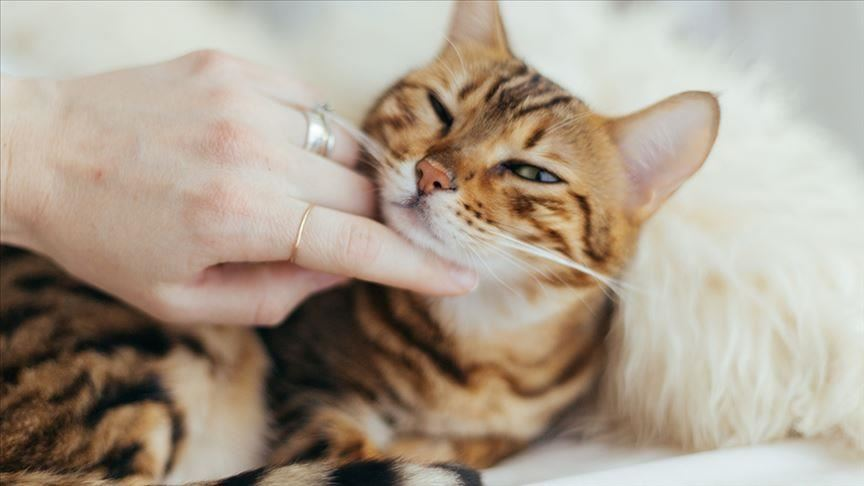
#> input picture testdata/cat.jpg, 864 x 486 px
$ jupyter execute 'Day16_高斯模糊找輪廓_GaussianBlur_Canny.ipynb'
#> lines starting #> are read from the running program, lines starting #| are printed output that depends on the picture
[cell 1]
import cv2
import numpy as np
import matplotlib.pyplot as plt
import glob
from IPython.display import clear_output

[cell 2]
def show_img(img):
    plt.style.use('dark_background')
    plt.figure(figsize=(10,10))
    image_rgb = cv2.cvtColor(img, cv2.COLOR_BGR2RGB)
    plt.imshow(image_rgb)
    plt.show()

[cell 3]
# 高斯模糊(高斯平滑)，與計算核心大小
def do_GaussianBlur(gray):
    kernel_size = 5
    blur_gray = cv2.GaussianBlur(gray,(kernel_size, kernel_size), 0)
    return blur_gray

[cell 4]
# Canny邊緣運算
def do_Canny(blur_gray):
    low_threshold = 10
    high_threshold = 90
    edges = cv2.Canny(blur_gray, low_threshold, high_threshold)
    return edges

[cell 5]
def img_processing(img):
    # do something here

    print("Gray image:")
    gray = cv2.cvtColor(img, cv2.COLOR_BGR2GRAY) # start from BGR -> gray
    show_img(gray)

    print("GaussianBlur image:")
    blur_img = do_GaussianBlur(gray)
    show_img(blur_img)

    print("Canny edges:")
    edges = do_Canny(blur_img)
    show_img(edges)

#     # ---------------- 印出結果圖表 ---------------- #

    plt.figure(figsize=(15,10))

    plt.subplot(1, 3, 1)
    plt.imshow(cv2.cvtColor(img, cv2.COLOR_BGR2RGB))
    plt.title("Origin picture", {'fontsize':20})

    plt.subplot(1, 3, 2)
    plt.imshow(cv2.cvtColor(blur_img, cv2.COLOR_BGR2RGB))
    plt.title("GaussianBlur", {'fontsize':20})


    plt.subplot(1, 3, 3)
    plt.imshow(cv2.cvtColor(edges, cv2.COLOR_BGR2RGB))
    plt.title("Canny", {'fontsize':20})

    plt.show()

[cell 6]
def draw_cirlces(img, circle_mid, color, radius):
    cv2.circle(img, circle_mid, radius, color, -1)

    return img

[cell 7]
# [9 lines of commented-out code are left out]

file_name = "./testdata/cat.jpg"
origin_img = cv2.imread(file_name)
#> origin_img is the input picture: shape (486, 864, 3); mean B, G, R 142.7, 158.4, 171.5
print("origin picture:")
show_img(origin_img)


img_processing(origin_img)
#> in img_processing, `gray = cv2.cvtColor(img, cv2.COLOR_BGR2GRAY)`:
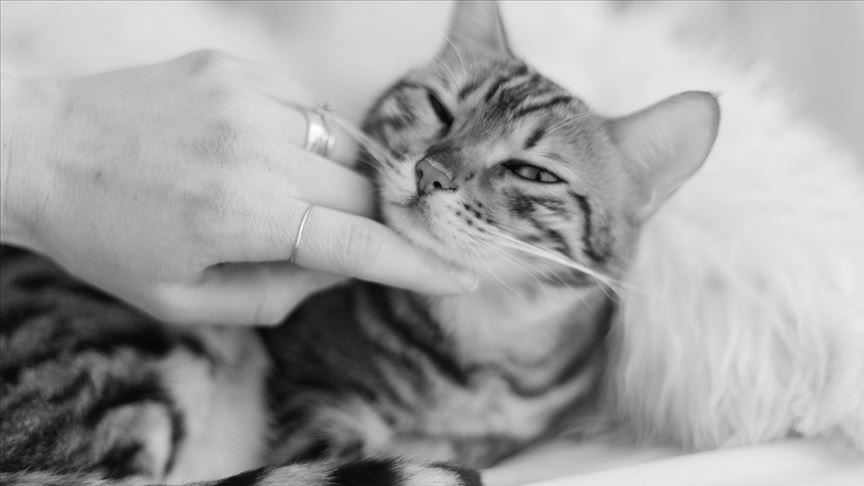
#> gray: shape (486, 864); min 3, max 254, mean 160.5
#> in do_Canny, `edges = cv2.Canny(blur_gray, low_threshold, high_threshold)`:
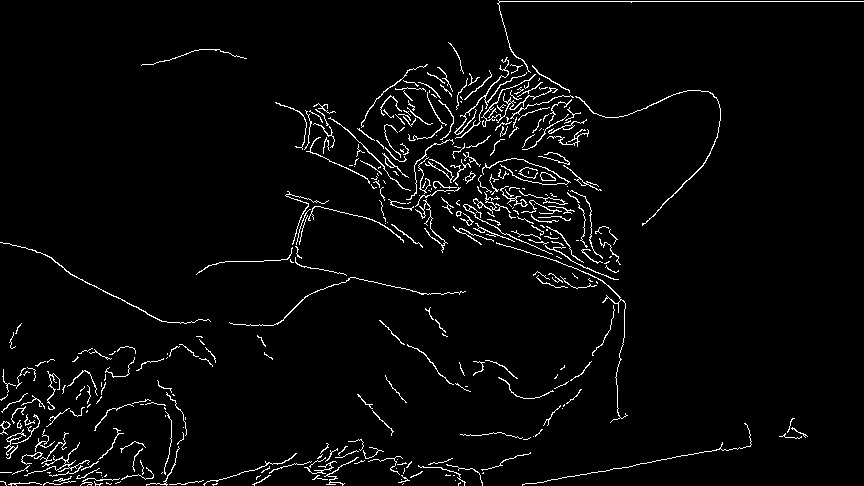
#> edges: shape (486, 864); 3.3% white in thin lines or dots

$ run again, with testdata/backkiller.jpg copied over testdata/cat.jpg
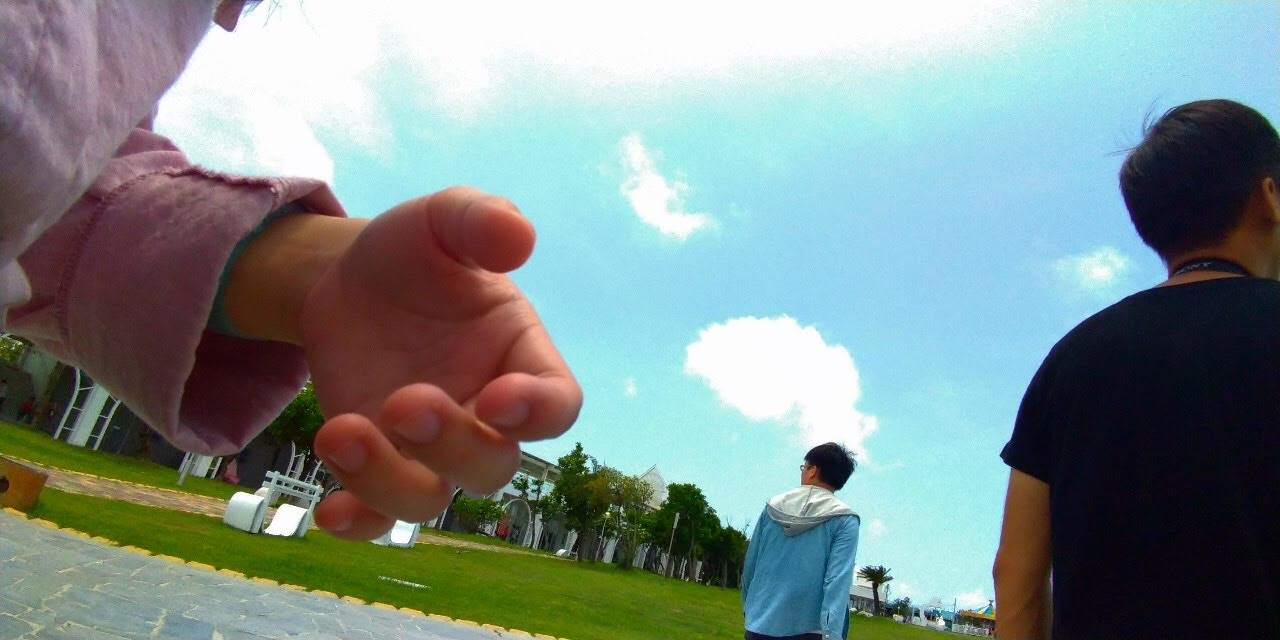
#> input picture testdata/backkiller.jpg, 1280 x 640 px
#> origin_img is the input picture: shape (640, 1280, 3); mean B, G, R 140.4, 143.1, 127.8
#> in img_processing, `gray = cv2.cvtColor(img, cv2.COLOR_BGR2GRAY)`:
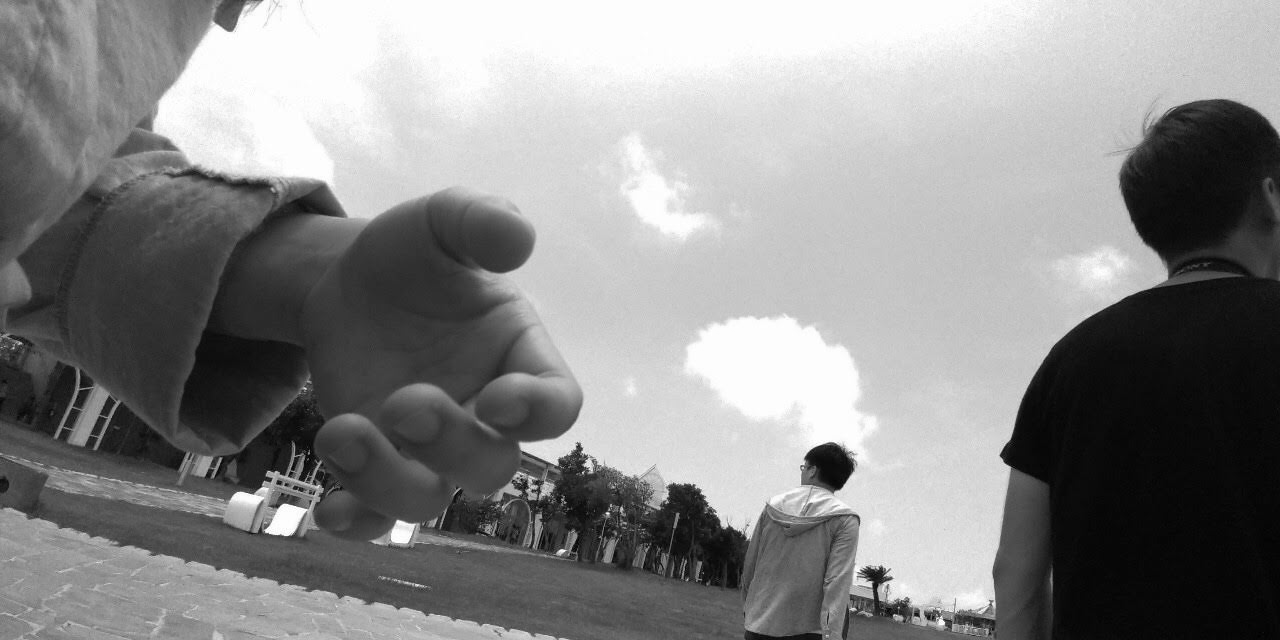
#> gray: shape (640, 1280); min 0, max 255, mean 138.2
#> in do_Canny, `edges = cv2.Canny(blur_gray, low_threshold, high_threshold)`:
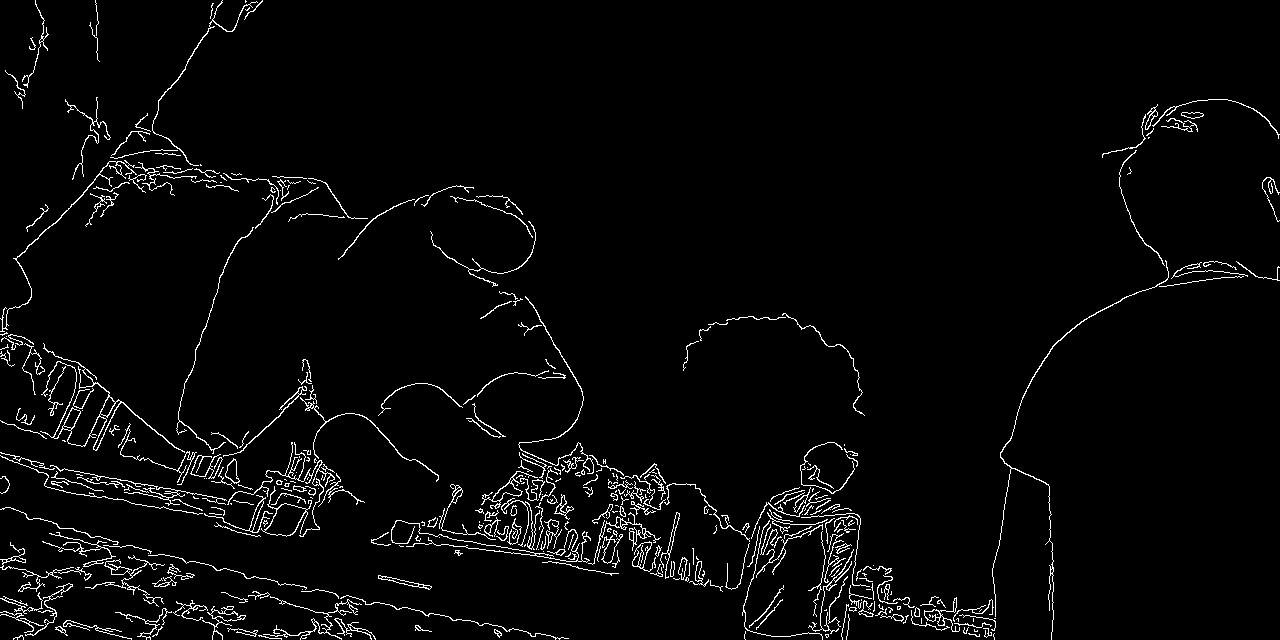
#> edges: shape (640, 1280); 3.1% white in thin lines or dots

$ run again, with testdata/beach.jpg copied over testdata/cat.jpg
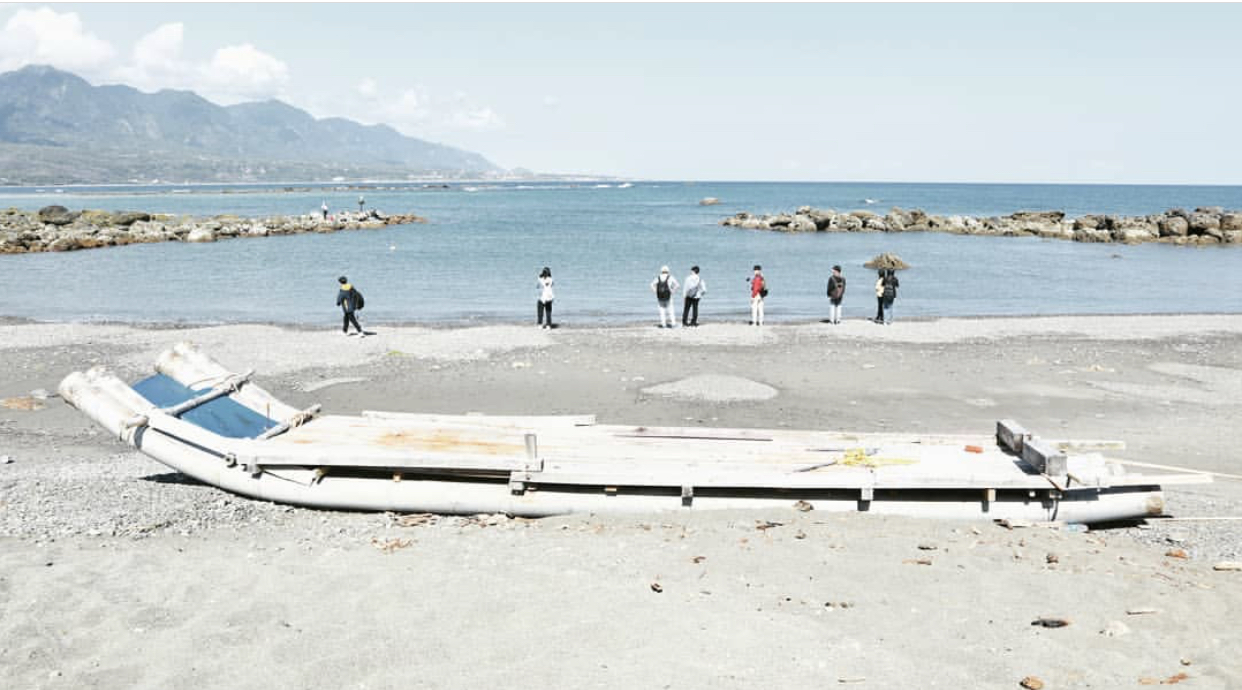
#> input picture testdata/beach.jpg, 1242 x 690 px
#> origin_img is the input picture: shape (690, 1242, 3); mean B, G, R 210.1, 209.7, 202.7
#> in img_processing, `gray = cv2.cvtColor(img, cv2.COLOR_BGR2GRAY)`:
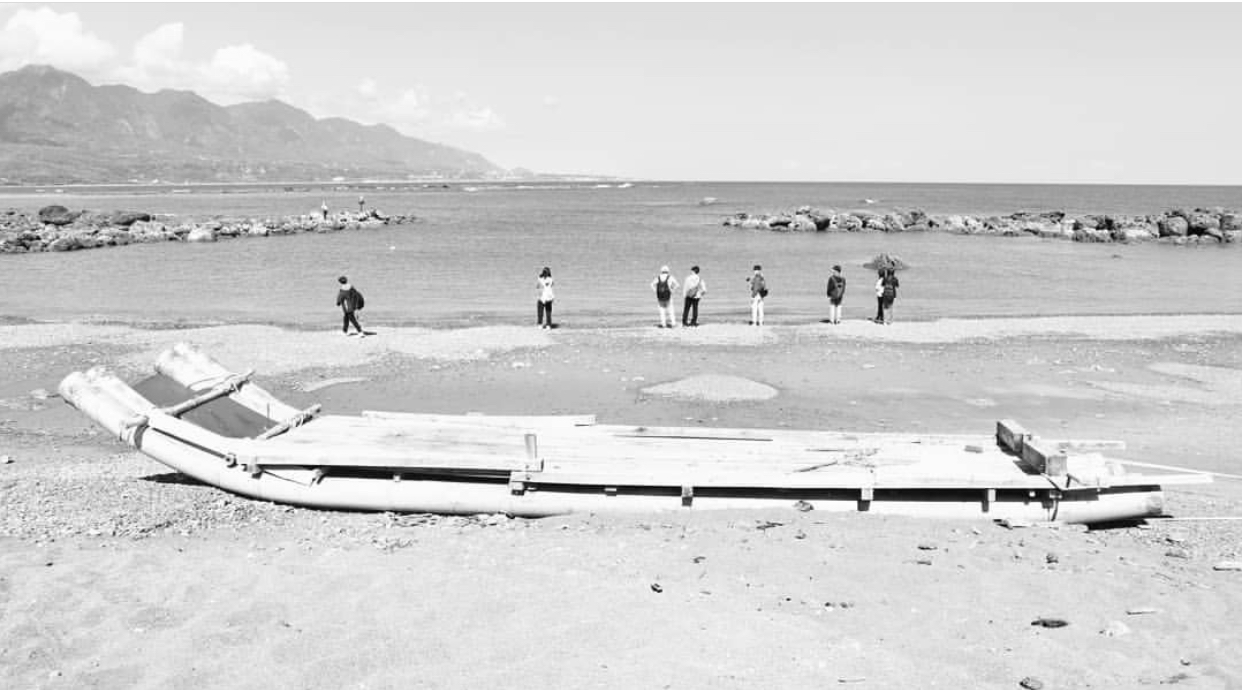
#> gray: shape (690, 1242); min 1, max 255, mean 207.7
#> in do_Canny, `edges = cv2.Canny(blur_gray, low_threshold, high_threshold)`:
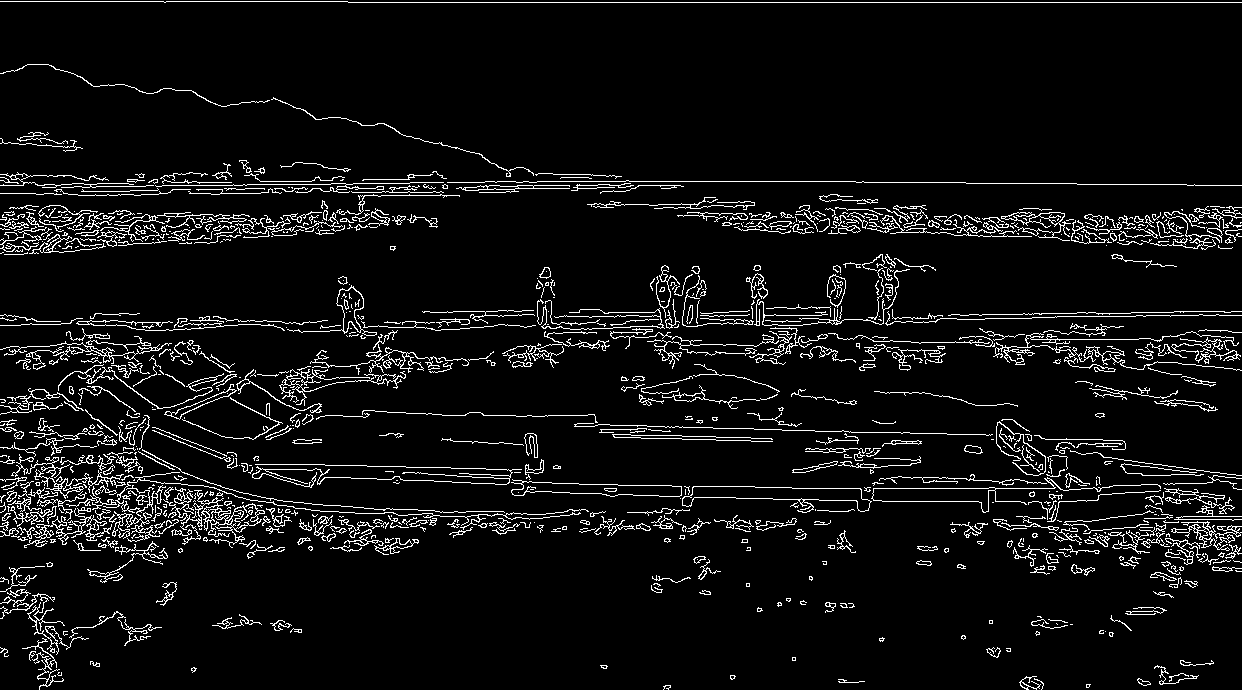
#> edges: shape (690, 1242); 6.4% white in thin lines or dots

$ run again, with testdata/house.jpg copied over testdata/cat.jpg
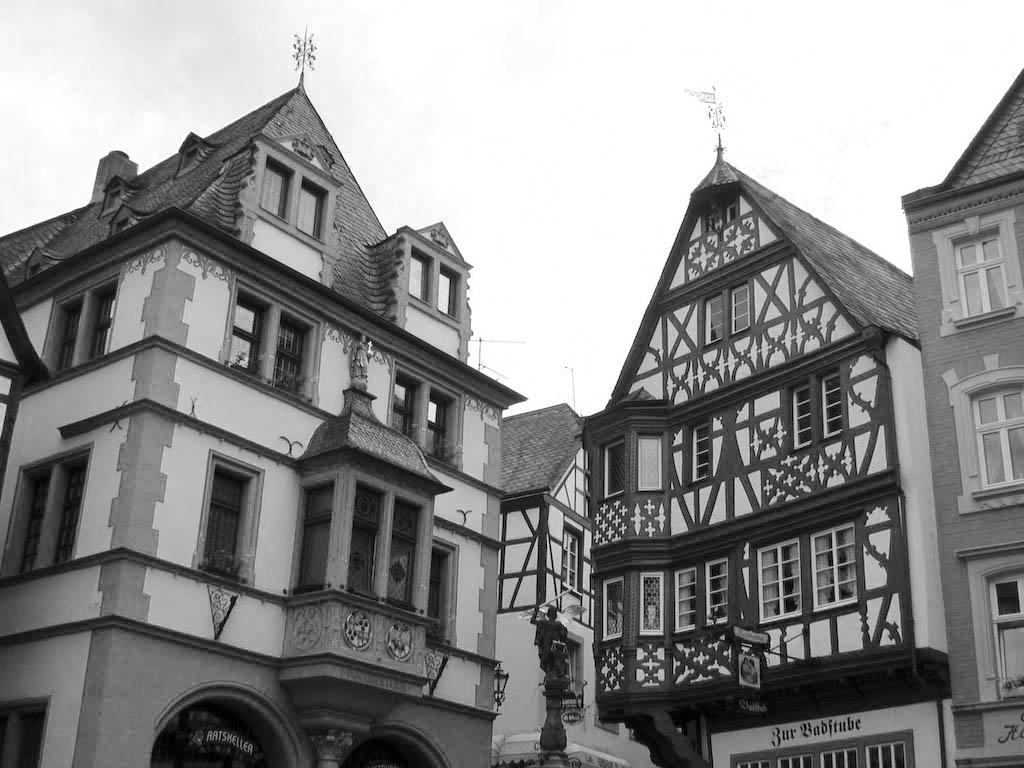
#> input picture testdata/house.jpg, 1024 x 768 px
#> origin_img is the input picture: shape (768, 1024, 3); min 0, max 255, mean 141.3
#> in do_Canny, `edges = cv2.Canny(blur_gray, low_threshold, high_threshold)`:
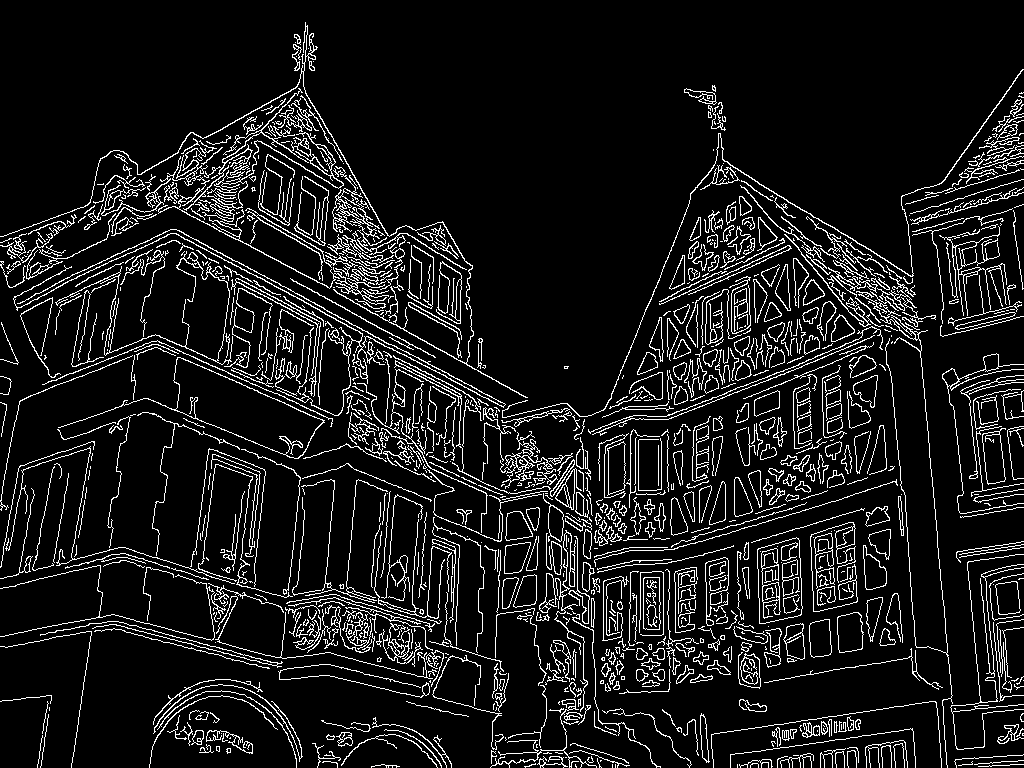
#> edges: shape (768, 1024); 9.7% white in thin lines or dots
